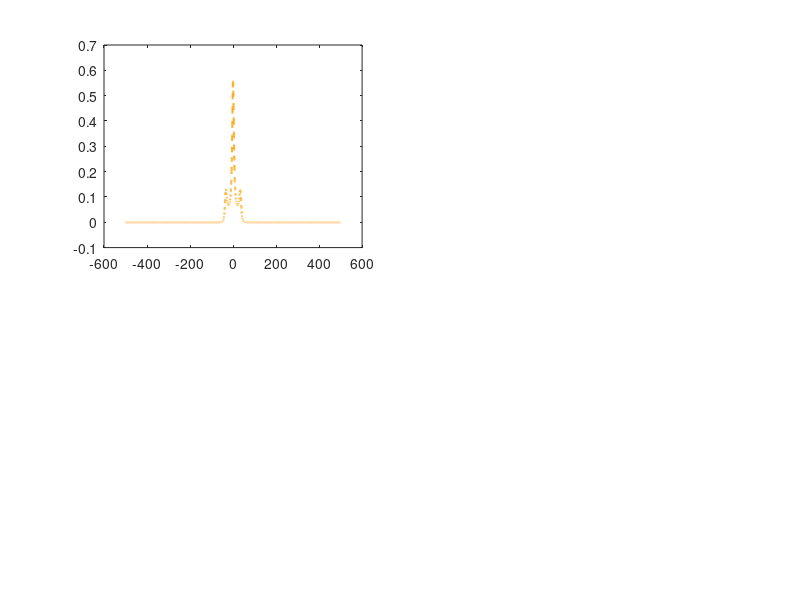

Source code (MATLAB): (Note: this script raises an error after producing the figure.)
clear;
close all;

deltap=-5.0e13:0.001e13:5.0e13;
deltac=1;
deltad=0;
deltab=0;
phi=0;
omegac=3.0e12;
omegap=2.0e12;
omegad=0e12;
omegab=2.0e12;
g21=1.51e11;
g31=3.03e12;
g41=3.03e12;
K=1.24e15;
c=3e8;
l=6.49e12;
X=(deltap-deltab+1i*0.5.*g21);
Y=(deltap-deltad+1i*0.5.*g31);
Z=(deltap+1i*0.5.*g41);
Dp=(X.*Z-abs(omegac).^2);
D = (deltap).*(deltap+deltad).*(deltap+deltac+1i*g31/2)-abs(omegab)^2.*(deltap+deltac+1i*g31/2)-abs(omegac)^2.*(deltap+deltad);
A=((2.*c.*K)./(omegap));
chi1=((-A.*Dp)./D);

yellow = [252, 170, 28] / 255;
orange = [251, 86, 7] / 255;
magenta = [255, 0, 110] / 255;
violet = [131, 56, 236] / 255;
blu = [58, 134, 255] / 255;
green = [67, 170, 139] / 255;
pink = [255, 112, 166] / 255;
brown = [98, 23, 8] / 255;

subplot(2,2,1);
plot(deltap./10.^11,imag(chi1),'--', 'Color', yellow,'LineWidth',1.5);
hold on;
plot(deltap./10.^11,real(chi1),  'bl', 'LineWidth',1.5);
legend({'Img \chi^{(1)}', 'Re \chi^{(1)}'});
xlabel('\Delta_p', 'Fontsize', 12, 'Fontweight', 'bold');
ylabel('\chi^{(1)}', 'Fontsize', 12, 'Fontweight', 'bold');
grid on;

omegac=4.0e12;
omegap=2.0e12;
omegad=0e12;
omegab=3.0e12;
Dp=(X.*Z-abs(omegac).^2);
D = (deltap).*(deltap+deltad).*(deltap+deltac+1i*g31/2)-abs(omegab)^2.*(deltap+deltac+1i*g31/2)-abs(omegac)^2.*(deltap+deltad);
A=((2.*c.*K)./(omegap));
chi1=((-A.*Dp)./D);
subplot(2,2,2);
plot(deltap./10.^11,imag(chi1),'--', 'Color', [0.98 0.52 0],'LineWidth',1.5);
hold on;
plot(deltap./10.^11,real(chi1), 'bl', 'LineWidth',1.5);
legend({'Img \chi^{(1)}', 'Re \chi^{(1)}'});
xlabel('\Delta_p', 'Fontsize', 12, 'Fontweight', 'bold');
ylabel('\chi^{(1)}', 'Fontsize', 12, 'Fontweight', 'bold');
grid on;

omegac=5.0e12;
omegap=2.0e12;
omegad=0e12;
omegab=4.0e12;
Dp=(X.*Z-abs(omegac).^2);
D = (deltap).*(deltap+deltad).*(deltap+deltac+1i*g31/2)-abs(omegab)^2.*(deltap+deltac+1i*g31/2)-abs(omegac)^2.*(deltap+deltad);
A=((2.*c.*K)./(omegap));
chi1=((-A.*Dp)./D);
subplot(2,2,3);
plot(deltap./10.^11,imag(chi1),'--', 'Color', [0.98 0.52 0],'LineWidth',1.5);
hold on;
plot(deltap./10.^11,real(chi1), 'bl', 'LineWidth',1.5);
legend({'Img \chi^{(1)}', 'Re \chi^{(1)}'});
xlabel('\Delta_p', 'Fontsize', 12, 'Fontweight', 'bold');
ylabel('\chi^{(1)}', 'Fontsize', 12, 'Fontweight', 'bold');
grid on;

omegac=6.0e12;
omegap=2.0e12;
omegad=0e12;
omegab=5.0e12;
Dp=(X.*Z-abs(omegac).^2);
D = (deltap).*(deltap+deltad).*(deltap+deltac+1i*g31/2)-abs(omegab)^2.*(deltap+deltac+1i*g31/2)-abs(omegac)^2.*(deltap+deltad);
A=((2.*c.*K)./(omegap));
chi1=((-A.*Dp)./D);
subplot(2,2,4);
plot(deltap./10.^11,imag(chi1),'--', 'Color', [0.98 0.52 0],'LineWidth',1.5);
hold on;
plot(deltap./10.^11,real(chi1), 'bl', 'LineWidth',1.5);
legend({'Img \chi^{(1)}', 'Re \chi^{(1)}'});
xlabel('\Delta_p', 'Fontsize', 12, 'Fontweight', 'bold');
ylabel('\chi^{(1)}', 'Fontsize', 12, 'Fontweight', 'bold');
grid on;